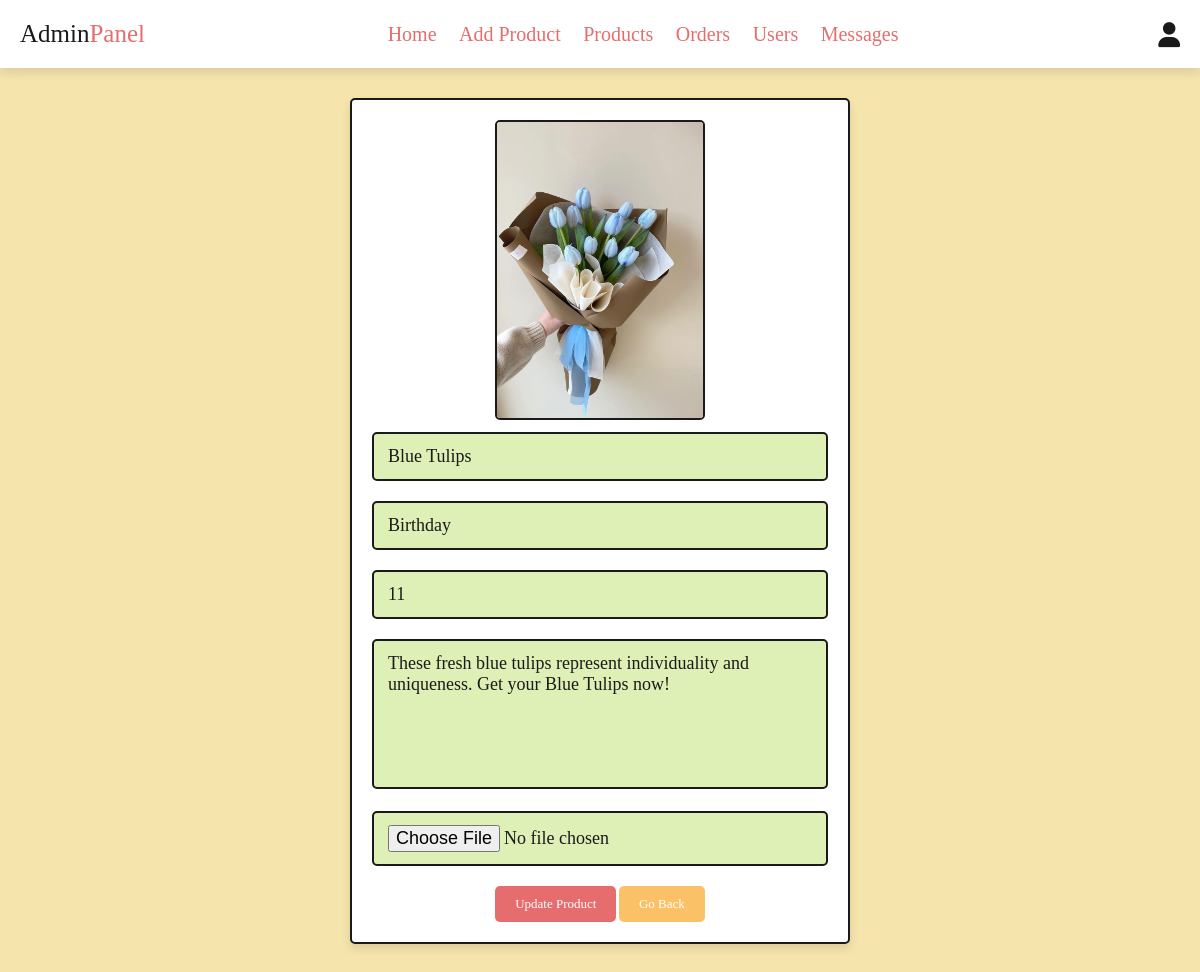
The page /admin_update_product.php?update=1 (signed in) on the database its author committed.
### tables this page shows
CREATE TABLE `products` (
  `id` int(100) NOT NULL,
  `name` varchar(100) NOT NULL,
  `details` varchar(500) NOT NULL,
  `price` int(100) NOT NULL,
  `image` varchar(100) NOT NULL,
  `categories` varchar(30) DEFAULT NULL
);

### admin_update_product.php (the view, shortened to what this page needs)
<?php
@include 'config.php';
?>
<!DOCTYPE html>
<html lang="en">
<head>
   <link rel="stylesheet" href="https://cdnjs.cloudflare.com/ajax/libs/font-awesome/6.0.0/css/all.min.css">
   <link rel="stylesheet" href="css/admin_style.css">
</head>
<body>
<?php @include 'admin_header.php'; ?>
<section class="update-product">
<?php
   $update_id = $_GET['update'];
   $select_products = mysqli_query($conn, "SELECT * FROM `products` WHERE id = '$update_id'") or die('query failed');
   if(mysqli_num_rows($select_products) > 0){
      while($fetch_products = mysqli_fetch_assoc($select_products)){
?>
<form action="" method="post" enctype="multipart/form-data">
   <img src="uploaded_img/<?php echo $fetch_products['image']; ?>" class="image"  alt="">
   <input type="text" class="box" value="<?php echo $fetch_products['name']; ?>" required placeholder="update product name" name="name">
   <input type="text" class="box" value="<?php echo $fetch_products['categories']; ?>" required placeholder="update occasion" name="categories">
   <input type="number" min="0" class="box" value="<?php echo $fetch_products['price']; ?>" required placeholder="update product price" name="price">
   <textarea name="details" class="box" required placeholder="update product details" cols="30" rows="10"><?php echo $fetch_products['details']; ?></textarea>
   <input type="file" accept="image/jpg, image/jpeg, image/png" class="box" name="image">
   <input type="submit" value="update product" name="update_product" class="btn">
   <a href="admin_viewproducts.php" class="option-btn">go back</a>
</form>
<?php
      }
   }else{
      echo '<p class="empty">no update product select</p>';
   }
?>
</section>
</body>
</html>

### css/admin_style.css (style rules this page uses)
:root { --pink:#e66d6d; --red:#dd2d19; --orange:#fac166; --white:#fff; --black:#1b1a1a; --green:#dff0b6; --ligbot-color:#666; --light-white:#ccc; --light-bg:#f5e4ac; --border:.2rem solid var(--black); --box-shadow:0 .5rem 1rem rgba(0,0,0,.1); }
* { font-family: cursive; margin:0; padding:0; box-sizing: border-box; outline: none; border:none; text-decoration: none; transition:all .2s linear; }
html { font-size: 62.5%; overflow-x: hidden; scroll-behavior: smooth; scroll-padding-top: 6.5rem; }
body { background: var(--light-bg); }
section { padding:3rem 2rem; }
.btn, .delete-btn, .option-btn { display: inline-block; border-radius: .5rem; margin-top: 1rem; font-size: 1.3rem; color:var(--white); cursor: pointer; padding:1rem 2rem; text-transform: capitalize; }
.btn { background-color: var(--pink); }
.option-btn { background-color: var(--orange); }
.update-product form { max-width: 50rem; border-radius: .5rem; background-color: var(--white); border:var(--border); padding:2rem; text-align: center; margin:0 auto; box-shadow: var(--box-shadow); }
.update-product form .box { width: 100%; margin:1rem 0; font-size: 1.8rem; color:var(--black); border-radius: .5rem; background-color: var(--green); padding:1.2rem 1.4rem; border:var(--border); }
.update-product form textarea { height: 15rem; resize: none; }
.update-product .image { height: 30rem; border:var(--border); border-radius: .5rem; }

### rows shown on the page
products: image (picture), name "Blue Tulips", categories "Birthday", price "11", details "These fresh blue tulips represent individuality and uniqueness. Get your Blue Tulips now!"
